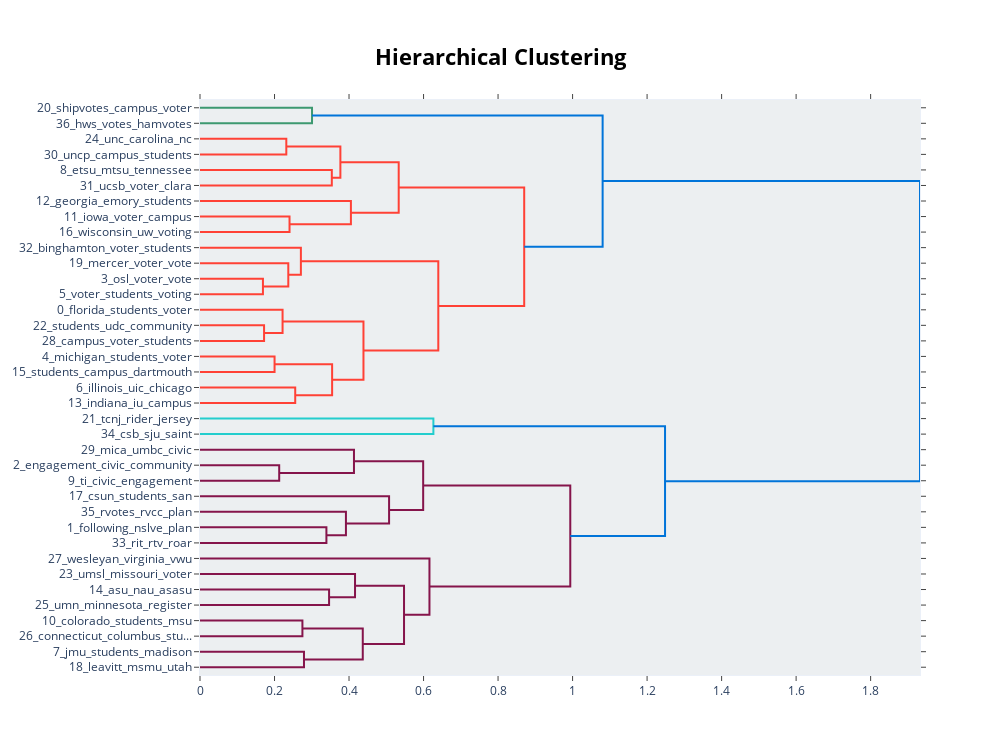

Write notebook code for a chart like this one.
### Code cell
topic_model.visualize_hierarchy()

topic_model.visualize_hierarchy().write_html("./outputs/hierarchy.html")

### Figure 1 — Plotly figure (JSON) as saved in the notebook; plotly's stock layout.template omitted (floating-point values rounded to 4 significant figures)
{"data": [{"hoverinfo": "text", "marker": {"color": "rgb(61,153,112)"}, "mode": "lines", "type": "scatter", "x": [0, 0.3007, 0.3007, 0], "xaxis": "x", "y": [-5, -5, -15, -15], "yaxis": "y"}, {"hoverinfo": "text", "marker": {"color": "rgb(255,65,54)"}, "mode": "lines", "type": "scatter", "x": [0, 0.2317, 0.2317, 0], "xaxis": "x", "y": [-25, -25, -35, -35], "yaxis": "y"}, {"hoverinfo": "text", "marker": {"color": "rgb(255,65,54)"}, "mode": "lines", "type": "scatter", "x": [0, 0.3538, 0.3538, 0], "xaxis": "x", "y": [-45, -45, -55, -55], "yaxis": "y"}, {"hoverinfo": "text", "marker": {"color": "rgb(255,65,54)"}, "mode": "lines", "type": "scatter", "x": [0.2317, 0.3768, 0.3768, 0.3538], "xaxis": "x", "y": [-30, -30, -50, -50], "yaxis": "y"}, {"hoverinfo": "text", "marker": {"color": "rgb(255,65,54)"}, "mode": "lines", "type": "scatter", "x": [0, 0.2403, 0.2403, 0], "xaxis": "x", "y": [-75, -75, -85, -85], "yaxis": "y"}, {"hoverinfo": "text", "marker": {"color": "rgb(255,65,54)"}, "mode": "lines", "type": "scatter", "x": [0, 0.4051, 0.4051, 0.2403], "xaxis": "x", "y": [-65, -65, -80, -80], "yaxis": "y"}, {"hoverinfo": "text", "marker": {"color": "rgb(255,65,54)"}, "mode": "lines", "type": "scatter", "x": [0.3768, 0.5333, 0.5333, 0.4051], "xaxis": "x", "y": [-40, -40, -72.5, -72.5], "yaxis": "y"}, {"hoverinfo": "text", "marker": {"color": "rgb(255,65,54)"}, "mode": "lines", "type": "scatter", "x": [0, 0.1689, 0.1689, 0], "xaxis": "x", "y": [-115, -115, -125, -125], "yaxis": "y"}, {"hoverinfo": "text", "marker": {"color": "rgb(255,65,54)"}, "mode": "lines", "type": "scatter", "x": [0, 0.237, 0.237, 0.1689], "xaxis": "x", "y": [-105, -105, -120, -120], "yaxis": "y"}, {"hoverinfo": "text", "marker": {"color": "rgb(255,65,54)"}, "mode": "lines", "type": "scatter", "x": [0, 0.2708, 0.2708, 0.237], "xaxis": "x", "y": [-95, -95, -112.5, -112.5], "yaxis": "y"}, {"hoverinfo": "text", "marker": {"color": "rgb(255,65,54)"}, "mode": "lines", "type": "scatter", "x": [0, 0.172, 0.172, 0], "xaxis": "x", "y": [-145, -145, -155, -155], "yaxis": "y"}, {"hoverinfo": "text", "marker": {"color": "rgb(255,65,54)"}, "mode": "lines", "type": "scatter", "x": [0, 0.2216, 0.2216, 0.172], "xaxis": "x", "y": [-135, -135, -150, -150], "yaxis": "y"}, {"hoverinfo": "text", "marker": {"color": "rgb(255,65,54)"}, "mode": "lines", "type": "scatter", "x": [0, 0.2001, 0.2001, 0], "xaxis": "x", "y": [-165, -165, -175, -175], "yaxis": "y"}, {"hoverinfo": "text", "marker": {"color": "rgb(255,65,54)"}, "mode": "lines", "type": "scatter", "x": [0, 0.2556, 0.2556, 0], "xaxis": "x", "y": [-185, -185, -195, -195], "yaxis": "y"}, {"hoverinfo": "text", "marker": {"color": "rgb(255,65,54)"}, "mode": "lines", "type": "scatter", "x": [0.2001, 0.3546, 0.3546, 0.2556], "xaxis": "x", "y": [-170, -170, -190, -190], "yaxis": "y"}, {"hoverinfo": "text", "marker": {"color": "rgb(255,65,54)"}, "mode": "lines", "type": "scatter", "x": [0.2216, 0.4388, 0.4388, 0.3546], "xaxis": "x", "y": [-142.5, -142.5, -180, -180], "yaxis": "y"}, {"hoverinfo": "text", "marker": {"color": "rgb(255,65,54)"}, "mode": "lines", "type": "scatter", "x": [0.2708, 0.6396, 0.6396, 0.4388], "xaxis": "x", "y": [-103.8, -103.8, -161.2, -161.2], "yaxis": "y"}, {"hoverinfo": "text", "marker": {"color": "rgb(255,65,54)"}, "mode": "lines", "type": "scatter", "x": [0.5333, 0.8702, 0.8702, 0.6396], "xaxis": "x", "y": [-56.25, -56.25, -132.5, -132.5], "yaxis": "y"}, {"hoverinfo": "text", "marker": {"color": "rgb(0,116,217)"}, "mode": "lines", "type": "scatter", "x": [0.3007, 1.081, 1.081, 0.8702], "xaxis": "x", "y": [-10, -10, -94.38, -94.38], "yaxis": "y"}, {"hoverinfo": "text", "marker": {"color": "rgb(35,205,205)"}, "mode": "lines", "type": "scatter", "x": [0, 0.6264, 0.6264, 0], "xaxis": "x", "y": [-205, -205, -215, -215], "yaxis": "y"}, {"hoverinfo": "text", "marker": {"color": "rgb(133,20,75)"}, "mode": "lines", "type": "scatter", "x": [0, 0.2126, 0.2126, 0], "xaxis": "x", "y": [-235, -235, -245, -245], "yaxis": "y"}, {"hoverinfo": "text", "marker": {"color": "rgb(133,20,75)"}, "mode": "lines", "type": "scatter", "x": [0, 0.4133, 0.4133, 0.2126], "xaxis": "x", "y": [-225, -225, -240, -240], "yaxis": "y"}, {"hoverinfo": "text", "marker": {"color": "rgb(133,20,75)"}, "mode": "lines", "type": "scatter", "x": [0, 0.3393, 0.3393, 0], "xaxis": "x", "y": [-275, -275, -285, -285], "yaxis": "y"}, {"hoverinfo": "text", "marker": {"color": "rgb(133,20,75)"}, "mode": "lines", "type": "scatter", "x": [0, 0.3917, 0.3917, 0.3393], "xaxis": "x", "y": [-265, -265, -280, -280], "yaxis": "y"}, {"hoverinfo": "text", "marker": {"color": "rgb(133,20,75)"}, "mode": "lines", "type": "scatter", "x": [0, 0.5075, 0.5075, 0.3917], "xaxis": "x", "y": [-255, -255, -272.5, -272.5], "yaxis": "y"}, {"hoverinfo": "text", "marker": {"color": "rgb(133,20,75)"}, "mode": "lines", "type": "scatter", "x": [0.4133, 0.599, 0.599, 0.5075], "xaxis": "x", "y": [-232.5, -232.5, -263.8, -263.8], "yaxis": "y"}, {"hoverinfo": "text", "marker": {"color": "rgb(133,20,75)"}, "mode": "lines", "type": "scatter", "x": [0, 0.3464, 0.3464, 0], "xaxis": "x", "y": [-315, -315, -325, -325], "yaxis": "y"}, {"hoverinfo": "text", "marker": {"color": "rgb(133,20,75)"}, "mode": "lines", "type": "scatter", "x": [0, 0.4161, 0.4161, 0.3464], "xaxis": "x", "y": [-305, -305, -320, -320], "yaxis": "y"}, {"hoverinfo": "text", "marker": {"color": "rgb(133,20,75)"}, "mode": "lines", "type": "scatter", "x": [0, 0.2749, 0.2749, 0], "xaxis": "x", "y": [-335, -335, -345, -345], "yaxis": "y"}, {"hoverinfo": "text", "marker": {"color": "rgb(133,20,75)"}, "mode": "lines", "type": "scatter", "x": [0, 0.2791, 0.2791, 0], "xaxis": "x", "y": [-355, -355, -365, -365], "yaxis": "y"}, {"hoverinfo": "text", "marker": {"color": "rgb(133,20,75)"}, "mode": "lines", "type": "scatter", "x": [0.2749, 0.4369, 0.4369, 0.2791], "xaxis": "x", "y": [-340, -340, -360, -360], "yaxis": "y"}, {"hoverinfo": "text", "marker": {"color": "rgb(133,20,75)"}, "mode": "lines", "type": "scatter", "x": [0.4161, 0.5476, 0.5476, 0.4369], "xaxis": "x", "y": [-312.5, -312.5, -350, -350], "yaxis": "y"}, {"hoverinfo": "text", "marker": {"color": "rgb(133,20,75)"}, "mode": "lines", "type": "scatter", "x": [0, 0.6159, 0.6159, 0.5476], "xaxis": "x", "y": [-295, -295, -331.2, -331.2], "yaxis": "y"}, {"hoverinfo": "text", "marker": {"color": "rgb(133,20,75)"}, "mode": "lines", "type": "scatter", "x": [0.599, 0.9938, 0.9938, 0.6159], "xaxis": "x", "y": [-248.1, -248.1, -313.1, -313.1], "yaxis": "y"}, {"hoverinfo": "text", "marker": {"color": "rgb(0,116,217)"}, "mode": "lines", "type": "scatter", "x": [0.6264, 1.248, 1.248, 0.9938], "xaxis": "x", "y": [-210, -210, -280.6, -280.6], "yaxis": "y"}, {"hoverinfo": "text", "marker": {"color": "rgb(0,116,217)"}, "mode": "lines", "type": "scatter", "x": [1.081, 1.932, 1.932, 1.248], "xaxis": "x", "y": [-52.19, -52.19, -245.3, -245.3], "yaxis": "y"}], "layout": {"autosize": false, "height": 755, "hoverlabel": {"bgcolor": "white", "font": {"family": "Rockwell", "size": 16}}, "hovermode": "closest", "plot_bgcolor": "#ECEFF1", "showlegend": false, "title": {"font": {"color": "Black", "size": 22}, "text": "<b>Hierarchical Clustering", "x": 0.5, "xanchor": "center", "yanchor": "top"}, "width": 1000, "xaxis": {"autorange": true, "mirror": "allticks", "range": [0, 1.932], "rangemode": "tozero", "showgrid": false, "showline": true, "showticklabels": true, "ticks": "outside", "type": "linear", "zeroline": false}, "yaxis": {"mirror": "allticks", "range": [-370, 0], "rangemode": "tozero", "showgrid": false, "showline": true, "showticklabels": true, "tickmode": "array", "ticks": "outside", "ticktext": ["20_shipvotes_campus_voter", "36_hws_votes_hamvotes", "24_unc_carolina_nc", "30_uncp_campus_students", "8_etsu_mtsu_tennessee", "31_ucsb_voter_clara", "12_georgia_emory_students", "11_iowa_voter_campus", "16_wisconsin_uw_voting", "32_binghamton_voter_students", "19_mercer_voter_vote", "3_osl_voter_vote", "5_voter_students_voting", "0_florida_students_voter", "22_students_udc_community", "28_campus_voter_students", "4_michigan_students_voter", "15_students_campus_dartmouth", "6_illinois_uic_chicago", "13_indiana_iu_campus", "21_tcnj_rider_jersey", "34_csb_sju_saint", "29_mica_umbc_civic", "2_engagement_civic_community", "9_ti_civic_engagement", "17_csun_students_san", "35_rvotes_rvcc_plan", "1_following_nslve_plan", "33_rit_rtv_roar", "27_wesleyan_virginia_vwu", "23_umsl_missouri_voter", "14_asu_nau_asasu", "25_umn_minnesota_register", "10_colorado_students_msu", "26_connecticut_columbus_stu...", "7_jmu_students_madison", "18_leavitt_msmu_utah"], "tickvals": [-5, -15, -25, -35, -45, -55, -65, -75, -85, -95, -105, -115, -125, -135, -145, -155, -165, -175, -185, -195, -205, -215, -225, -235, -245, -255, -265, -275, -285, -295, -305, -315, -325, -335, -345, -355, -365], "type": "linear", "zeroline": false}}}
